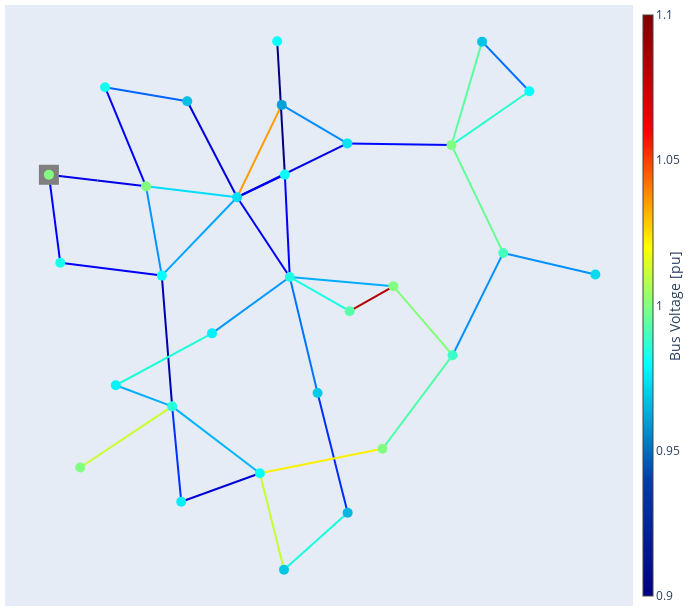

Write notebook code for a chart like this one.
### Markdown cell above
## CASE 30

### Code cell
net = NetworkGenerator().fill_missing_names(pp.networks.case30())
net.load["curtailable"] = False
net.line.loc[net.line.name=="Line_6_to_8_9", "max_i_ka"] *= 1.5
pp.runpp(net)
pp.plotting.plotly.pf_res_plotly(net, auto_open=False)

### Figure 1 — Plotly figure (JSON) as saved in the notebook; plotly's stock layout.template omitted (floating-point values rounded to 4 significant figures)
{"data": [{"hoverinfo": "text", "legendgroup": "lines", "line": {"color": "rgb(0.0,0.0,232.04545454545453)", "dash": "solid", "width": 2}, "mode": "lines", "name": "lines", "showlegend": true, "text": "Line_1_to_2_0<br />I = 9.246 %<br />I_from = 0.051 kA<br />I_to = 0.047 kA<br />", "x": [-1.727, -1.145, -0.562], "y": [-3.189, -3.252, -3.315], "type": "scatter"}, {"hoverinfo": "text", "legendgroup": "lines", "line": {"color": "rgb(0.0,0.0,255.0)", "dash": "solid", "width": 2}, "mode": "lines", "name": "lines", "showlegend": false, "text": "Line_1_to_3_1<br />I = 12.488 %<br />I_from = 0.067 kA<br />I_to = 0.069 kA<br />", "x": [-1.727, -1.659, -1.591], "y": [-3.189, -3.667, -4.144], "type": "scatter"}, {"hoverinfo": "text", "legendgroup": "lines", "line": {"color": "rgb(0.0,148.5,255.0)", "dash": "solid", "width": 2}, "mode": "lines", "name": "lines", "showlegend": false, "text": "Line_2_to_4_2<br />I = 27.045 %<br />I_from = 0.072 kA<br />I_to = 0.075 kA<br />", "x": [-0.562, -0.4674, -0.3727], "y": [-3.315, -3.799, -4.283], "type": "scatter"}, {"hoverinfo": "text", "legendgroup": "lines", "line": {"color": "rgb(0.0,0.0,245.68181818181816)", "dash": "solid", "width": 2}, "mode": "lines", "name": "lines", "showlegend": false, "text": "Line_3_to_4_3<br />I = 10.403 %<br />I_from = 0.058 kA<br />I_to = 0.058 kA<br />", "x": [-1.591, -0.9817, -0.3727], "y": [-4.144, -4.214, -4.283], "type": "scatter"}, {"hoverinfo": "text", "legendgroup": "lines", "line": {"color": "rgb(0.0,0.0,255.0)", "dash": "solid", "width": 2}, "mode": "lines", "name": "lines", "showlegend": false, "text": "Line_2_to_5_4<br />I = 11.707 %<br />I_from = 0.062 kA<br />I_to = 0.065 kA<br />", "x": [-0.562, -0.8079, -1.054], "y": [-3.315, -2.777, -2.239], "type": "scatter"}, {"hoverinfo": "text", "legendgroup": "lines", "line": {"color": "rgb(0.0,220.5,254.03225806451613)", "dash": "solid", "width": 2}, "mode": "lines", "name": "lines", "showlegend": false, "text": "Line_2_to_6_5<br />I = 34.334 %<br />I_from = 0.092 kA<br />I_to = 0.095 kA<br />", "x": [-0.562, -0.01555, 0.5309], "y": [-3.315, -3.374, -3.433], "type": "scatter"}, {"hoverinfo": "text", "legendgroup": "lines", "line": {"color": "rgb(0.0,164.5,255.0)", "dash": "solid", "width": 2}, "mode": "lines", "name": "lines", "showlegend": false, "text": "Line_4_to_6_6<br />I = 28.586 %<br />I_from = 0.11 kA<br />I_to = 0.11 kA<br />", "x": [-0.3727, 0.07911, 0.5309], "y": [-4.283, -3.858, -3.433], "type": "scatter"}, {"hoverinfo": "text", "legendgroup": "lines", "line": {"color": "rgb(0.0,100.49999999999997,255.0)", "dash": "solid", "width": 2}, "mode": "lines", "name": "lines", "showlegend": false, "text": "Line_5_to_7_7<br />I = 22.454 %<br />I_from = 0.065 kA<br />I_to = 0.067 kA<br />", "x": [-1.054, -0.5606, -0.06738], "y": [-2.239, -2.316, -2.392], "type": "scatter"}, {"hoverinfo": "text", "legendgroup": "lines", "line": {"color": "rgb(0.0,0.0,218.4090909090909)", "dash": "solid", "width": 2}, "mode": "lines", "name": "lines", "showlegend": false, "text": "Line_6_to_7_8<br />I = 8.013 %<br />I_from = 0.043 kA<br />I_to = 0.045 kA<br />", "x": [0.5309, 0.2318, -0.06738], "y": [-3.433, -2.913, -2.392], "type": "scatter"}, {"hoverinfo": "text", "legendgroup": "lines", "line": {"color": "rgb(255.0,155.7407407407408,0.0)", "dash": "solid", "width": 2}, "mode": "lines", "name": "lines", "showlegend": false, "text": "Line_6_to_8_9<br />I = 74.554 %<br />I_from = 0.153 kA<br />I_to = 0.153 kA<br />", "x": [0.5309, 0.7989, 1.067], "y": [-3.433, -2.932, -2.431], "type": "scatter"}, {"hoverinfo": "text", "legendgroup": "lines", "line": {"color": "rgb(0.0,0.0,250.22727272727272)", "dash": "solid", "width": 2}, "mode": "lines", "name": "lines", "showlegend": false, "text": "Line_6_to_9_10<br />I = 10.578 %<br />I_from = 0.029 kA<br />I_to = 0.029 kA<br />", "x": [0.5309, 0.8173, 1.104], "y": [-3.433, -3.31, -3.188], "type": "scatter"}, {"hoverinfo": "text", "legendgroup": "lines", "line": {"color": "rgb(0.0,0.0,255.0)", "dash": "solid", "width": 2}, "mode": "lines", "name": "lines", "showlegend": false, "text": "Line_6_to_10_11<br />I = 12.278 %<br />I_from = 0.017 kA<br />I_to = 0.017 kA<br />", "x": [0.5309, 0.8468, 1.163], "y": [-3.433, -3.866, -4.298], "type": "scatter"}, {"hoverinfo": "text", "legendgroup": "lines", "line": {"color": "rgb(0.0,0.0,127.5)", "dash": "solid", "width": 2}, "mode": "lines", "name": "lines", "showlegend": false, "text": "Line_9_to_11_12<br />I = 0.0 %<br />I_from = 0.0 kA<br />I_to = 0.0 kA<br />", "x": [1.104, 1.058, 1.012], "y": [-3.188, -2.465, -1.741], "type": "scatter"}, {"hoverinfo": "text", "legendgroup": "lines", "line": {"color": "rgb(0.0,0.0,250.22727272727272)", "dash": "solid", "width": 2}, "mode": "lines", "name": "lines", "showlegend": false, "text": "Line_9_to_10_13<br />I = 10.578 %<br />I_from = 0.029 kA<br />I_to = 0.029 kA<br />", "x": [1.104, 1.133, 1.163], "y": [-3.188, -3.743, -4.298], "type": "scatter"}, {"hoverinfo": "text", "legendgroup": "lines", "line": {"color": "rgb(0.0,0.0,172.95454545454544)", "dash": "solid", "width": 2}, "mode": "lines", "name": "lines", "showlegend": false, "text": "Line_4_to_12_14<br />I = 4.119 %<br />I_from = 0.011 kA<br />I_to = 0.011 kA<br />", "x": [-0.3727, -0.3105, -0.2484], "y": [-4.283, -4.992, -5.701], "type": "scatter"}, {"hoverinfo": "text", "legendgroup": "lines", "line": {"color": "rgb(202.41935483870967,255.0,44.35483870967742)", "dash": "solid", "width": 2}, "mode": "lines", "name": "lines", "showlegend": false, "text": "Line_12_to_13_15<br />I = 59.542 %<br />I_from = 0.166 kA<br />I_to = 0.166 kA<br />", "x": [-0.2484, -0.7999, -1.352], "y": [-5.701, -6.033, -6.365], "type": "scatter"}, {"hoverinfo": "text", "legendgroup": "lines", "line": {"color": "rgb(0.0,48.5,255.0)", "dash": "solid", "width": 2}, "mode": "lines", "name": "lines", "showlegend": false, "text": "Line_12_to_14_16<br />I = 17.311 %<br />I_from = 0.024 kA<br />I_to = 0.024 kA<br />", "x": [-0.2484, -0.1938, -0.1393], "y": [-5.701, -6.218, -6.736], "type": "scatter"}, {"hoverinfo": "text", "legendgroup": "lines", "line": {"color": "rgb(0.0,180.5,255.0)", "dash": "solid", "width": 2}, "mode": "lines", "name": "lines", "showlegend": false, "text": "Line_12_to_15_17<br />I = 30.241 %<br />I_from = 0.041 kA<br />I_to = 0.041 kA<br />", "x": [-0.2484, 0.2779, 0.8042], "y": [-5.701, -6.064, -6.426], "type": "scatter"}, {"hoverinfo": "text", "legendgroup": "lines", "line": {"color": "rgb(0.0,172.5,255.0)", "dash": "solid", "width": 2}, "mode": "lines", "name": "lines", "showlegend": false, "text": "Line_12_to_16_18<br />I = 29.377 %<br />I_from = 0.04 kA<br />I_to = 0.04 kA<br />", "x": [-0.2484, -0.5863, -0.9243], "y": [-5.701, -5.587, -5.472], "type": "scatter"}, {"hoverinfo": "text", "legendgroup": "lines", "line": {"color": "rgb(0.0,0.0,213.86363636363635)", "dash": "solid", "width": 2}, "mode": "lines", "name": "lines", "showlegend": false, "text": "Line_14_to_15_19<br />I = 7.468 %<br />I_from = 0.005 kA<br />I_to = 0.005 kA<br />", "x": [-0.1393, 0.3325, 0.8042], "y": [-6.736, -6.581, -6.426], "type": "scatter"}, {"hoverinfo": "text", "legendgroup": "lines", "line": {"color": "rgb(31.4516129032258,255.0,215.3225806451613)", "dash": "solid", "width": 2}, "mode": "lines", "name": "lines", "showlegend": false, "text": "Line_16_to_17_20<br />I = 38.699 %<br />I_from = 0.026 kA<br />I_to = 0.026 kA<br />", "x": [-0.9243, -0.3474, 0.2296], "y": [-5.472, -5.191, -4.909], "type": "scatter"}, {"hoverinfo": "text", "legendgroup": "lines", "line": {"color": "rgb(195.96774193548384,255.0,50.80645161290322)", "dash": "solid", "width": 2}, "mode": "lines", "name": "lines", "showlegend": false, "text": "Line_15_to_18_21<br />I = 58.634 %<br />I_from = 0.04 kA<br />I_to = 0.04 kA<br />", "x": [0.8042, 0.9489, 1.094], "y": [-6.426, -6.95, -7.473], "type": "scatter"}, {"hoverinfo": "text", "legendgroup": "lines", "line": {"color": "rgb(24.999999999999996,255.0,221.7741935483871)", "dash": "solid", "width": 2}, "mode": "lines", "name": "lines", "showlegend": false, "text": "Line_18_to_19_22<br />I = 37.93 %<br />I_from = 0.026 kA<br />I_to = 0.026 kA<br />", "x": [1.094, 1.476, 1.857], "y": [-7.473, -7.164, -6.856], "type": "scatter"}, {"hoverinfo": "text", "legendgroup": "lines", "line": {"color": "rgb(0.0,44.5,255.0)", "dash": "solid", "width": 2}, "mode": "lines", "name": "lines", "showlegend": false, "text": "Line_19_to_20_23<br />I = 17.025 %<br />I_from = 0.023 kA<br />I_to = 0.023 kA<br />", "x": [1.857, 1.677, 1.497], "y": [-6.856, -6.206, -5.557], "type": "scatter"}, {"hoverinfo": "text", "legendgroup": "lines", "line": {"color": "rgb(0.0,116.49999999999997,255.0)", "dash": "solid", "width": 2}, "mode": "lines", "name": "lines", "showlegend": false, "text": "Line_10_to_20_24<br />I = 23.837 %<br />I_from = 0.033 kA<br />I_to = 0.033 kA<br />", "x": [1.163, 1.33, 1.497], "y": [-4.298, -4.927, -5.557], "type": "scatter"}, {"hoverinfo": "text", "legendgroup": "lines", "line": {"color": "rgb(0.0,152.5,255.0)", "dash": "solid", "width": 2}, "mode": "lines", "name": "lines", "showlegend": false, "text": "Line_10_to_17_25<br />I = 27.595 %<br />I_from = 0.038 kA<br />I_to = 0.038 kA<br />", "x": [1.163, 0.6961, 0.2296], "y": [-4.298, -4.604, -4.909], "type": "scatter"}, {"hoverinfo": "text", "legendgroup": "lines", "line": {"color": "rgb(21.774193548387093,255.0,225.0)", "dash": "solid", "width": 2}, "mode": "lines", "name": "lines", "showlegend": false, "text": "Line_10_to_21_26<br />I = 37.71 %<br />I_from = 0.052 kA<br />I_to = 0.052 kA<br />", "x": [1.163, 1.522, 1.882], "y": [-4.298, -4.483, -4.669], "type": "scatter"}, {"hoverinfo": "text", "legendgroup": "lines", "line": {"color": "rgb(0.0,172.5,255.0)", "dash": "solid", "width": 2}, "mode": "lines", "name": "lines", "showlegend": false, "text": "Line_10_to_22_27<br />I = 29.449 %<br />I_from = 0.04 kA<br />I_to = 0.04 kA<br />", "x": [1.163, 1.785, 2.407], "y": [-4.298, -4.349, -4.399], "type": "scatter"}, {"hoverinfo": "text", "legendgroup": "lines", "line": {"color": "rgb(177.50000000000017,0.0,0.0)", "dash": "solid", "width": 2}, "mode": "lines", "name": "lines", "showlegend": false, "text": "Line_21_to_22_28<br />I = 95.351 %<br />I_from = 0.13 kA<br />I_to = 0.13 kA<br />", "x": [1.882, 2.144, 2.407], "y": [-4.669, -4.534, -4.399], "type": "scatter"}, {"hoverinfo": "text", "legendgroup": "lines", "line": {"color": "rgb(250.8064516129032,240.92592592592598,0.0)", "dash": "solid", "width": 2}, "mode": "lines", "name": "lines", "showlegend": false, "text": "Line_15_to_23_29<br />I = 65.36 %<br />I_from = 0.045 kA<br />I_to = 0.045 kA<br />", "x": [0.8042, 1.54, 2.275], "y": [-6.426, -6.294, -6.162], "type": "scatter"}, {"hoverinfo": "text", "legendgroup": "lines", "line": {"color": "rgb(128.2258064516129,255.0,118.5483870967742)", "dash": "solid", "width": 2}, "mode": "lines", "name": "lines", "showlegend": false, "text": "Line_22_to_24_30<br />I = 50.475 %<br />I_from = 0.035 kA<br />I_to = 0.035 kA<br />", "x": [2.407, 2.762, 3.117], "y": [-4.399, -4.773, -5.147], "type": "scatter"}, {"hoverinfo": "text", "legendgroup": "lines", "line": {"color": "rgb(79.8387096774193,255.0,166.93548387096777)", "dash": "solid", "width": 2}, "mode": "lines", "name": "lines", "showlegend": false, "text": "Line_23_to_24_31<br />I = 44.627 %<br />I_from = 0.031 kA<br />I_to = 0.031 kA<br />", "x": [2.275, 2.696, 3.117], "y": [-6.162, -5.654, -5.147], "type": "scatter"}, {"hoverinfo": "text", "legendgroup": "lines", "line": {"color": "rgb(0.0,144.5,255.0)", "dash": "solid", "width": 2}, "mode": "lines", "name": "lines", "showlegend": false, "text": "Line_24_to_25_32<br />I = 26.82 %<br />I_from = 0.018 kA<br />I_to = 0.018 kA<br />", "x": [3.117, 3.421, 3.725], "y": [-5.147, -4.592, -4.037], "type": "scatter"}, {"hoverinfo": "text", "legendgroup": "lines", "line": {"color": "rgb(0.0,144.5,255.0)", "dash": "solid", "width": 2}, "mode": "lines", "name": "lines", "showlegend": false, "text": "Line_25_to_26_33<br />I = 26.924 %<br />I_from = 0.018 kA<br />I_to = 0.018 kA<br />", "x": [3.725, 4.277, 4.83], "y": [-4.037, -4.154, -4.27], "type": "scatter"}, {"hoverinfo": "text", "legendgroup": "lines", "line": {"color": "rgb(99.19354838709675,255.0,147.58064516129033)", "dash": "solid", "width": 2}, "mode": "lines", "name": "lines", "showlegend": false, "text": "Line_25_to_27_34<br />I = 47.135 %<br />I_from = 0.032 kA<br />I_to = 0.032 kA<br />", "x": [3.725, 3.414, 3.104], "y": [-4.037, -3.452, -2.867], "type": "scatter"}, {"hoverinfo": "text", "legendgroup": "lines", "line": {"color": "rgb(0.0,8.5,255.0)", "dash": "solid", "width": 2}, "mode": "lines", "name": "lines", "showlegend": false, "text": "Line_28_to_27_35<br />I = 13.614 %<br />I_from = 0.038 kA<br />I_to = 0.038 kA<br />", "x": [1.853, 2.479, 3.104], "y": [-2.849, -2.858, -2.867], "type": "scatter"}, {"hoverinfo": "text", "legendgroup": "lines", "line": {"color": "rgb(41.129032258064505,255.0,205.6451612903226)", "dash": "solid", "width": 2}, "mode": "lines", "name": "lines", "showlegend": false, "text": "Line_27_to_29_36<br />I = 39.996 %<br />I_from = 0.027 kA<br />I_to = 0.027 kA<br />", "x": [3.104, 3.571, 4.038], "y": [-2.867, -2.575, -2.284], "type": "scatter"}, {"hoverinfo": "text", "legendgroup": "lines", "line": {"color": "rgb(89.51612903225806,255.0,157.25806451612902)", "dash": "solid", "width": 2}, "mode": "lines", "name": "lines", "showlegend": false, "text": "Line_27_to_30_37<br />I = 45.729 %<br />I_from = 0.031 kA<br />I_to = 0.031 kA<br />", "x": [3.104, 3.287, 3.471], "y": [-2.867, -2.306, -1.745], "type": "scatter"}, {"hoverinfo": "text", "legendgroup": "lines", "line": {"color": "rgb(0.0,112.5,255.0)", "dash": "solid", "width": 2}, "mode": "lines", "name": "lines", "showlegend": false, "text": "Line_29_to_30_38<br />I = 23.825 %<br />I_from = 0.016 kA<br />I_to = 0.016 kA<br />", "x": [4.038, 3.754, 3.471], "y": [-2.284, -2.014, -1.745], "type": "scatter"}, {"hoverinfo": "text", "legendgroup": "lines", "line": {"color": "rgb(0.0,140.5,255.0)", "dash": "solid", "width": 2}, "mode": "lines", "name": "lines", "showlegend": false, "text": "Line_8_to_28_39<br />I = 26.261 %<br />I_from = 0.036 kA<br />I_to = 0.03 kA<br />", "x": [1.067, 1.46, 1.853], "y": [-2.431, -2.64, -2.849], "type": "scatter"}, {"hoverinfo": "text", "legendgroup": "lines", "line": {"color": "rgb(0.0,0.0,232.04545454545453)", "dash": "solid", "width": 2}, "mode": "lines", "name": "lines", "showlegend": false, "text": "Line_6_to_28_40<br />I = 9.015 %<br />I_from = 0.012 kA<br />I_to = 0.008 kA<br />", "x": [0.5309, 1.192, 1.853], "y": [-3.433, -3.141, -2.849], "type": "scatter"}, {"hoverinfo": "text", "legendgroup": "lines", "marker": {"color": "rgb(128, 128, 128)", "size": 1, "symbol": "circle"}, "mode": "markers", "name": "edge_center", "showlegend": false, "text": ["Line_1_to_2_0<br />I = 9.246 %<br />I_from = 0.051 kA<br />I_to = 0.047 kA<br />", "Line_1_to_3_1<br />I = 12.488 %<br />I_from = 0.067 kA<br />I_to = 0.069 kA<br />", "Line_2_to_4_2<br />I = 27.045 %<br />I_from = 0.072 kA<br />I_to = 0.075 kA<br />", "Line_3_to_4_3<br />I = 10.403 %<br />I_from = 0.058 kA<br />I_to = 0.058 kA<br />", "Line_2_to_5_4<br />I = 11.707 %<br />I_from = 0.062 kA<br />I_to = 0.065 kA<br />", "Line_2_to_6_5<br />I = 34.334 %<br />I_from = 0.092 kA<br />I_to = 0.095 kA<br />", "Line_4_to_6_6<br />I = 28.586 %<br />I_from = 0.11 kA<br />I_to = 0.11 kA<br />", "Line_5_to_7_7<br />I = 22.454 %<br />I_from = 0.065 kA<br />I_to = 0.067 kA<br />", "Line_6_to_7_8<br />I = 8.013 %<br />I_from = 0.043 kA<br />I_to = 0.045 kA<br />", "Line_6_to_8_9<br />I = 74.554 %<br />I_from = 0.153 kA<br />I_to = 0.153 kA<br />", "Line_6_to_9_10<br />I = 10.578 %<br />I_from = 0.029 kA<br />I_to = 0.029 kA<br />", "Line_6_to_10_11<br />I = 12.278 %<br />I_from = 0.017 kA<br />I_to = 0.017 kA<br />", "Line_9_to_11_12<br />I = 0.0 %<br />I_from = 0.0 kA<br />I_to = 0.0 kA<br />", "Line_9_to_10_13<br />I = 10.578 %<br />I_from = 0.029 kA<br />I_to = 0.029 kA<br />", "Line_4_to_12_14<br />I = 4.119 %<br />I_from = 0.011 kA<br />I_to = 0.011 kA<br />", "Line_12_to_13_15<br />I = 59.542 %<br />I_from = 0.166 kA<br />I_to = 0.166 kA<br />", "Line_12_to_14_16<br />I = 17.311 %<br />I_from = 0.024 kA<br />I_to = 0.024 kA<br />", "Line_12_to_15_17<br />I = 30.241 %<br />I_from = 0.041 kA<br />I_to = 0.041 kA<br />", "Line_12_to_16_18<br />I = 29.377 %<br />I_from = 0.04 kA<br />I_to = 0.04 kA<br />", "Line_14_to_15_19<br />I = 7.468 %<br />I_from = 0.005 kA<br />I_to = 0.005 kA<br />", "Line_16_to_17_20<br />I = 38.699 %<br />I_from = 0.026 kA<br />I_to = 0.026 kA<br />", "Line_15_to_18_21<br />I = 58.634 %<br />I_from = 0.04 kA<br />I_to = 0.04 kA<br />", "Line_18_to_19_22<br />I = 37.93 %<br />I_from = 0.026 kA<br />I_to = 0.026 kA<br />", "Line_19_to_20_23<br />I = 17.025 %<br />I_from = 0.023 kA<br />I_to = 0.023 kA<br />", "Line_10_to_20_24<br />I = 23.837 %<br />I_from = 0.033 kA<br />I_to = 0.033 kA<br />", "Line_10_to_17_25<br />I = 27.595 %<br />I_from = 0.038 kA<br />I_to = 0.038 kA<br />", "Line_10_to_21_26<br />I = 37.71 %<br />I_from = 0.052 kA<br />I_to = 0.052 kA<br />", "Line_10_to_22_27<br />I = 29.449 %<br />I_from = 0.04 kA<br />I_to = 0.04 kA<br />", "Line_21_to_22_28<br />I = 95.351 %<br />I_from = 0.13 kA<br />I_to = 0.13 kA<br />", "Line_15_to_23_29<br />I = 65.36 %<br />I_from = 0.045 kA<br />I_to = 0.045 kA<br />", "Line_22_to_24_30<br />I = 50.475 %<br />I_from = 0.035 kA<br />I_to = 0.035 kA<br />", "Line_23_to_24_31<br />I = 44.627 %<br />I_from = 0.031 kA<br />I_to = 0.031 kA<br />", "Line_24_to_25_32<br />I = 26.82 %<br />I_from = 0.018 kA<br />I_to = 0.018 kA<br />", "Line_25_to_26_33<br />I = 26.924 %<br />I_from = 0.018 kA<br />I_to = 0.018 kA<br />", "Line_25_to_27_34<br />I = 47.135 %<br />I_from = 0.032 kA<br />I_to = 0.032 kA<br />", "Line_28_to_27_35<br />I = 13.614 %<br />I_from = 0.038 kA<br />I_to = 0.038 kA<br />", "Line_27_to_29_36<br />I = 39.996 %<br />I_from = 0.027 kA<br />I_to = 0.027 kA<br />", "Line_27_to_30_37<br />I = 45.729 %<br />I_from = 0.031 kA<br />I_to = 0.031 kA<br />", "Line_29_to_30_38<br />I = 23.825 %<br />I_from = 0.016 kA<br />I_to = 0.016 kA<br />", "Line_8_to_28_39<br />I = 26.261 %<br />I_from = 0.036 kA<br />I_to = 0.03 kA<br />", "Line_6_to_28_40<br />I = 9.015 %<br />I_from = 0.012 kA<br />I_to = 0.008 kA<br />"], "x": [-1.145], "y": [-3.252], "type": "scatter"}, {"hoverinfo": "text", "marker": {"color": "rgb(128, 128, 128)", "size": 20, "symbol": "square"}, "mode": "markers", "name": "external_grid", "text": [1], "x": [-1.727], "y": [-3.189], "type": "scatter"}, {"hoverinfo": "text", "marker": {"cmax": 1.1, "cmin": 0.9, "color": [1.0, 1.0, 0.9831, 0.9801, 0.9824, 0.9732, 0.9674, 0.9606, 0.9805, 0.9844, 0.9805, 0.9855, 1.0, 0.9767, 0.9802, 0.9774, 0.9769, 0.9684, 0.9653, 0.9692, 0.9934, 1.0, 1.0, 0.9886, 0.9902, 0.9722, 1.0, 0.9747, 0.9796, 0.9679], "colorbar": {"thickness": 10, "title": {"side": "right", "text": "Bus Voltage [pu]"}, "x": 1.0}, "colorscale": [[0.0, "rgb(0,0,131)"], [0.2, "rgb(0,60,170)"], [0.4, "rgb(5,255,255)"], [0.6, "rgb(255,255,0)"], [0.8, "rgb(250,0,0)"], [1.0, "rgb(128,0,0)"]], "size": 10, "symbol": "circle"}, "mode": "markers", "name": "buses", "text": ["1<br />V_m = 1.0 pu<br />V_m = 135.0 kV<br />V_a = 0.0 deg", "2<br />V_m = 1.0 pu<br />V_m = 135.0 kV<br />V_a = -0.415 deg", "3<br />V_m = 0.983 pu<br />V_m = 132.724 kV<br />V_a = -1.522 deg", "4<br />V_m = 0.98 pu<br />V_m = 132.313 kV<br />V_a = -1.795 deg", "5<br />V_m = 0.982 pu<br />V_m = 132.625 kV<br />V_a = -1.864 deg", "6<br />V_m = 0.973 pu<br />V_m = 131.38 kV<br />V_a = -2.267 deg", "7<br />V_m = 0.967 pu<br />V_m = 130.593 kV<br />V_a = -2.652 deg", "8<br />V_m = 0.961 pu<br />V_m = 129.684 kV<br />V_a = -2.726 deg", "9<br />V_m = 0.981 pu<br />V_m = 132.368 kV<br />V_a = -2.997 deg", "10<br />V_m = 0.984 pu<br />V_m = 132.895 kV<br />V_a = -3.375 deg", "11<br />V_m = 0.981 pu<br />V_m = 132.368 kV<br />V_a = -2.997 deg", "12<br />V_m = 0.985 pu<br />V_m = 133.038 kV<br />V_a = -1.537 deg", "13<br />V_m = 1.0 pu<br />V_m = 135.0 kV<br />V_a = 1.476 deg", "14<br />V_m = 0.977 pu<br />V_m = 131.851 kV<br />V_a = -2.308 deg", "15<br />V_m = 0.98 pu<br />V_m = 132.331 kV<br />V_a = -2.312 deg", "16<br />V_m = 0.977 pu<br />V_m = 131.948 kV<br />V_a = -2.644 deg", "17<br />V_m = 0.977 pu<br />V_m = 131.877 kV<br />V_a = -3.392 deg", "18<br />V_m = 0.968 pu<br />V_m = 130.739 kV<br />V_a = -3.478 deg", "19<br />V_m = 0.965 pu<br />V_m = 130.314 kV<br />V_a = -3.958 deg", "20<br />V_m = 0.969 pu<br />V_m = 130.837 kV<br />V_a = -3.871 deg", "21<br />V_m = 0.993 pu<br />V_m = 134.107 kV<br />V_a = -3.488 deg", "22<br />V_m = 1.0 pu<br />V_m = 135.0 kV<br />V_a = -3.393 deg", "23<br />V_m = 1.0 pu<br />V_m = 135.0 kV<br />V_a = -1.589 deg", "24<br />V_m = 0.989 pu<br />V_m = 133.456 kV<br />V_a = -2.631 deg", "25<br />V_m = 0.99 pu<br />V_m = 133.679 kV<br />V_a = -1.69 deg", "26<br />V_m = 0.972 pu<br />V_m = 131.246 kV<br />V_a = -2.139 deg", "27<br />V_m = 1.0 pu<br />V_m = 135.0 kV<br />V_a = -0.828 deg", "28<br />V_m = 0.975 pu<br />V_m = 131.587 kV<br />V_a = -2.266 deg", "29<br />V_m = 0.98 pu<br />V_m = 132.246 kV<br />V_a = -2.128 deg", "30<br />V_m = 0.968 pu<br />V_m = 130.664 kV<br />V_a = -3.042 deg"], "x": [-1.727, -0.562, -1.591, -0.3727, -1.054, 0.5309, -0.06738, 1.067, 1.104, 1.163, 1.012, -0.2484, -1.352, -0.1393, 0.8042, -0.9243, 0.2296, 1.094, 1.857, 1.497, 1.882, 2.407, 2.275, 3.117, 3.725, 4.83, 3.104, 1.853, 4.038, 3.471], "y": [-3.189, -3.315, -4.144, -4.283, -2.239, -3.433, -2.392, -2.431, -3.188, -4.298, -1.741, -5.701, -6.365, -6.736, -6.426, -5.472, -4.909, -7.473, -6.856, -5.557, -4.669, -4.399, -6.162, -5.147, -4.037, -4.27, -2.867, -2.849, -2.284, -1.745], "type": "scatter"}], "layout": {"autosize": true, "hovermode": "closest", "legend": {"itemsizing": "constant"}, "margin": {"b": 5, "l": 5, "r": 5, "t": 5}, "showlegend": false, "title": {"font": {"size": 16}}, "xaxis": {"showgrid": false, "showticklabels": false, "zeroline": false}, "yaxis": {"showgrid": false, "showticklabels": false, "zeroline": false}, "width": 700.0, "height": 611.9}}
